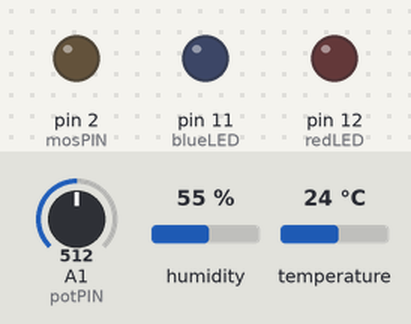
Bench run of a sketch on a simulated Arduino Uno, built with avr-gcc and run on an emulated ATmega328P. On the bench: output pins drawn as LEDs (lit = HIGH). The test bench sets the inputs (shaded band); at power-on: humidity 55 %, A1 (potPIN) = 512, temperature 24 °C. Pins used as bus, display or sensor lines are not drawn.

Above: at 2.2 s.
2.3 s: humidity set to 52 %
4.2 s: humidity set to 49 %
At 6.2 s:
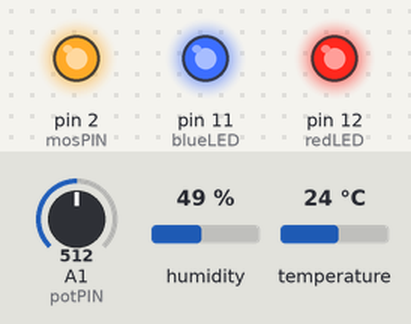
6.5 s: humidity set to 68 %
At 7.7 s:
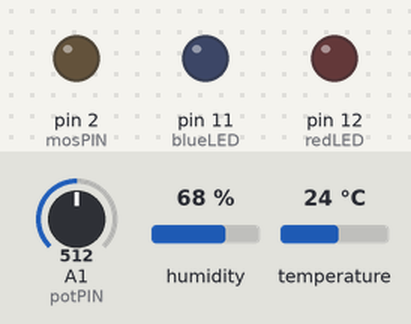
8.6 s: humidity set to 22 %
At 10.4 s:
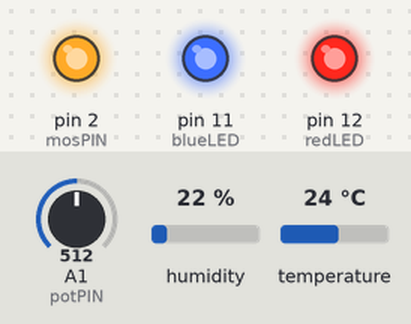
Timing chart, 0 to 11.6 s (numbered marks = the images above; inputs shaded):
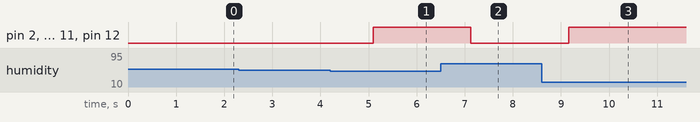

Measured:
- the behaviour switches between 51 and 50 % on humidity (found by bisection; images 0 and 1)
- after the input at 2.3 s, every drawn part: stays the same
- after the input at 4.2 s, pin 2 (mosPIN), pin 11 (blueLED), pin 12 (redLED): LOW → HIGH after 0.89 s
- after the input at 6.5 s, pin 2 (mosPIN), pin 11 (blueLED), pin 12 (redLED): HIGH → LOW after 0.63 s
- after the input at 8.6 s, pin 2 (mosPIN), pin 11 (blueLED), pin 12 (redLED): LOW → HIGH after 0.56 s

The sketch:

autoHumidifier.ino
```cpp
#define DHTTYPE DHT11  // used sensor, DHT11 or DHT22

#define potPIN A1
#define mosPIN 2
#define sensVCC 3
#define sensDATA 4
#define sensGND 5
#define blueLED 11
#define redLED 12

#include "DHT.h"
DHT dht(sensDATA, DHTTYPE);

unsigned long readTimer;
float hum;
int pot;

void setup() {
  // configure pins
  pinMode(mosPIN, OUTPUT);
  pinMode(sensVCC, OUTPUT);
  pinMode(sensGND, OUTPUT);
  pinMode(blueLED, OUTPUT);
  pinMode(redLED, OUTPUT);
  pinMode(sensDATA, INPUT_PULLUP);
  digitalWrite(mosPIN, 0);
  digitalWrite(sensVCC, 1);
  digitalWrite(sensGND, 0);
  digitalWrite(blueLED, 0);
  digitalWrite(redLED, 0);

  Serial.begin(9600);
  dht.begin();
  delay(1000);
  hum = dht.readHumidity();
}

void loop() {
  pot = analogRead(potPIN) / 10;   // convert pot value to ~0-100 range
  if (pot > hum) {                 // if set value more than air humidity
    digitalWrite(mosPIN, 1);       // power on
    digitalWrite(blueLED, 1);
    digitalWrite(redLED, 1);
  } else {                         // if not
    digitalWrite(mosPIN, 0);       // power off
    digitalWrite(blueLED, 0);
    digitalWrite(redLED, 0);
  }

  if (millis() - readTimer > 1000) {  // 1 second timeout
    hum = dht.readHumidity();         // get humidity
    readTimer = millis();
  }
  delay(5);                         // some delay for system stability
}
```
